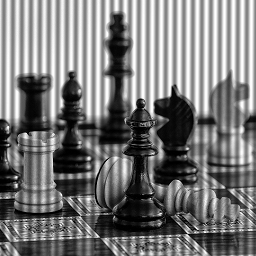
%> input picture Assignment 1/car_dis.png, 256 x 256 px
$ octave ipcv01.m   (GNU Octave 9; MATLAB toolbox functions it lacks are replaced by stand-ins)
%> lines starting %> are read from the running program, lines starting %| are printed output that depends on the picture; in (x1, y1, x2, y2) boxes, pixels count from 0 and x2, y2 are one past the last pixel; in counts of white or black regions, pixels touching at a corner belong together; the program's own positions count from 1
%% Question 1
clear variables
close all

% Read and show image
im = imread('car_dis.png');
%> im is the input picture: size 256x256 uint8; min 0, max 255, mean 120.7
im = im2double(im);
%> im: size 256x256 double
figure(1); imshow(im, []); title('Original image')

% Compute Fourier transform of the image and show it
F = fft2(im);
IM = log(abs(fftshift(F))+1);
figure(2); imshow(IM, []); title('Fourier domain representation');
xlabel('u'); ylabel('v');

% Save figure as png
print('Imlogmag', '-dpng', '-r150')

%% Question 3

% Filter the image and show it
h = fspecial('average', [1 9]);
imfil = imfilter(im, h, 'conv');
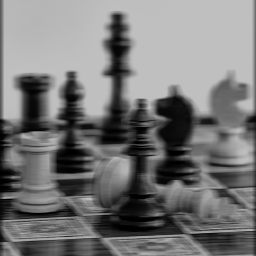
%> imfil: size 256x256 double; min 0, max 0.751, mean 0.47
figure(3); imshow(imfil, []); title('Filtered image')
% Save the filtered image as jpg
imwrite(mat2gray(imfil), 'imfil.jpg')
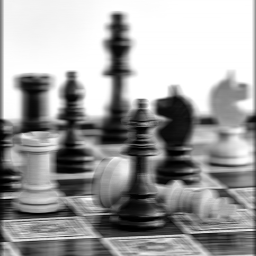
%> saved as imfil.jpg: size 256x256 uint8; min 0, max 255, mean 159.5

% Compute the FT of the filtered image and show it
Ffil = fft2(imfil);
IMFIL = log(abs(fftshift(Ffil))+1);
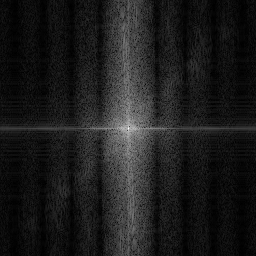
%> IMFIL: size 256x256 double; min 0.00069, max 10.33, mean 1.16; drawn with min black and max white
figure(4); imshow(IMFIL, []);
title('Fourier domain representation of filtered image');
xlabel('u'); ylabel('v');
% Save the figure as png
print('Imfillogmag', '-dpng', '-r150')

% 3d. Remove border artifacts
imfil = imfilter(im, h, "symmetric");
figure(5); imshow(imfil, []); title('Filtered image with adjusted border')

%% Question 4

%4a. Compute OTF of the filter and show it
OTF = psf2otf(h, size(im));
magn = fftshift(abs(OTF));
% To show the OTF I linearly map the magnitudes to the interval [0, 1]
m = min(magn, [], 'all'); M = max(magn, [], 'all');
%> after `m = min(magn, [], 'all')`: m = 0.00212
%> after `M = max(magn, [], 'all')`: M = 1
figure(3); imshow((magn-m)./(M-m)); title('OTF of the filter');
xlabel('u'); ylabel('v');
% Save the figure as png
print('OTFmag', '-dpng', '-r150')

%4b
% Imaginary part of OTF
imag_OTF = max(abs(imag(OTF(:))));
%> imag_OTF = 6.7e-17
% Attenuation factor
attenuation_fac = magn(129, 157);
%> attenuation_fac = 0.0162


%% Question 5
% 5b. Create OTF matrix to cancel out noise frequencies
row = 129; col = 157; s = 15;
rstart = row - (s-1)/2; rend = row + (s-1)/2;
cstart = col - (s-1)/2; cend = col + (s-1)/2;
H = ones(size(im));
% Create square of zeros centered in (row, col)
H(rstart:rend,cstart:cend) = 0;
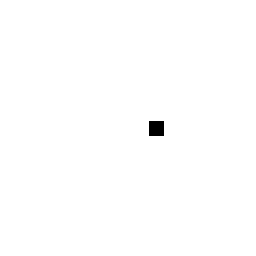
%> H: size 256x256 double; values 0 (black) and 1 (white), 99.7% white; 1 black region, box (x1, y1, x2, y2) and area: (149, 121, 164, 136) 225

% To make H symmetric wrt the origin we have to insert another square of
% zeros. Thanks to its simmetry, reflecting the square wrt to the
% origin (129,129) is the same as translating it by the vector
% (-2*(row-129), -2*(col-129)),
H((rstart:rend)-2*(row-129),(cstart:cend)-2*(col-129)) = 0;
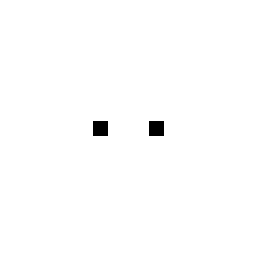
%> H: size 256x256 double; values 0 (black) and 1 (white), 99.3% white; 2 black regions, box (x1, y1, x2, y2) and area: (93, 121, 108, 136) 225, (149, 121, 164, 136) 225

% 5c. Remove the noise frequecy in frequency domain
G = F .* fftshift(H);
imresult = ifft2(G);
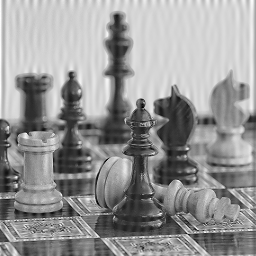
%> imresult: size 256x256 double; min -0.19, max 0.935, mean 0.474; drawn with min black and max white
imag_imresult = max(abs(imag(imresult(:))));
%> imag_imresult = 0
imresult = real(imresult);

% 5d.
% Show magnitude of the new OTF and save the figure
figure(3); imshow(H); title('Magnitude of the new OTF');
xlabel('u'); ylabel('v');
print('newOTFmag', '-dpng', '-r150')

% Show spectrum of the new filtered image and save the figure
figure(4); imshow(log(abs(fftshift(G))+1), []);
%> after `imshow(log(abs(fftshift(G))+1), [])`:
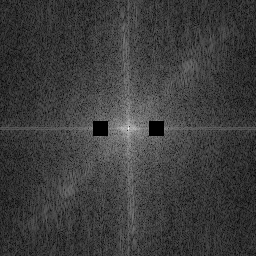
%> displayed picture: size 256x256, on the screen's scale of 0 to 255; min 0, max 255, mean 60.5
title('Filtered Fourier representation of the image');
xlabel('u'); ylabel('v');
print('imfilNewlogmag', '-dpng', '-r150')

% Show new filtered image and save it
figure(5); imshow(imresult, []); title('New filtered image')
imwrite(mat2gray(imresult), 'imfilNew.jpg')
